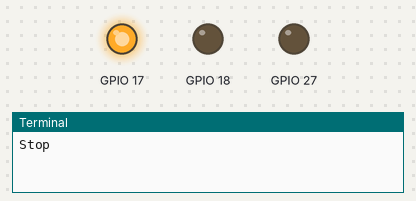
Bench run of a program on a simulated Raspberry Pi (BCM pin numbers). Parts: output pins drawn as LEDs (lit = HIGH), the last lines printed to the terminal.

Above: at 5.0 s.
At 18.0 s:
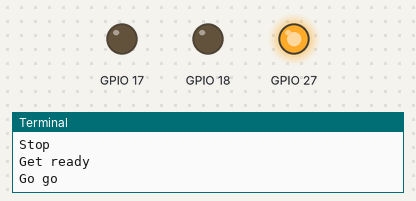
At 24.5 s:
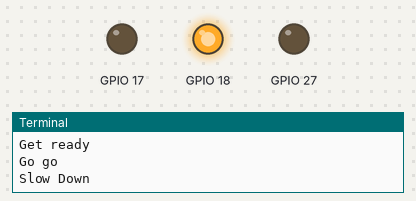
Timing chart, 0 to 33.8 s (numbered marks = the images above):
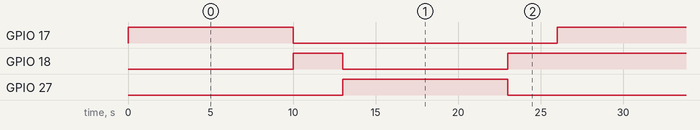

Measured:
- by itself, GPIO 17, GPIO 27: alternates HIGH for 10.0 s and LOW for 16.0 s
- by itself, GPIO 18: repeats every 26.0 s: LOW 10.0 s, HIGH 16.0 s
- by itself, everything shown: repeats every 26.0 s, in 4 steps

The program:

Traffic_lights_2.py
```python
import RPi.GPIO as GPIO
import time

GPIO.setmode(GPIO.BCM)
GPIO.setwarnings(False)

GPIO.setup(17,GPIO.OUT) #Connect pin GPIO17 to RED LED
GPIO.setup(18,GPIO.OUT) #Connect pin GPIO18 to Yellow LED
GPIO.setup(27,GPIO.OUT) #Connect pin GPIO27 to Green LED

while True:
    #Turn on the Red LED
    GPIO.output(17,GPIO.HIGH)
    print ("Stop")
    time.sleep(10)

    #Turn on the Yellow LED
    GPIO.output(17,GPIO.LOW)
    GPIO.output(18,GPIO.HIGH)
    print ("Get ready")
    time.sleep(3)

    #Turn on the Green LED
    GPIO.output(18,GPIO.LOW)
    GPIO.output(27,GPIO.HIGH)
    print ("Go go")
    time.sleep(10)

    #Turn on the Yellow LED
    GPIO.output(27,GPIO.LOW)
    GPIO.output(18,GPIO.HIGH)
    print ("Slow Down")
    time.sleep(3)
GPIO.output(18,GPIO.LOW)
```
